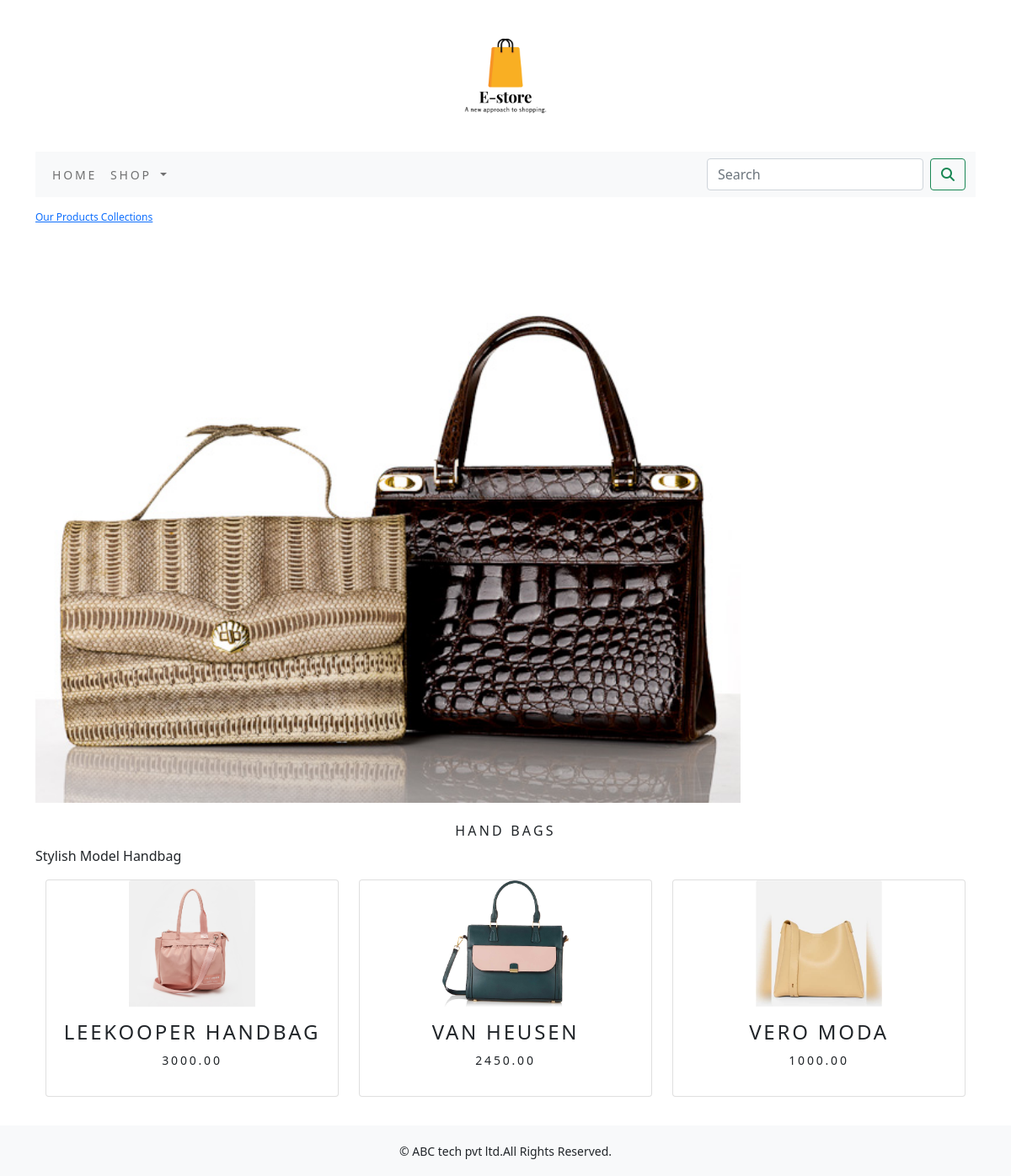
/shop/hand-bags/, run on the app's committed database.
### shop/models.py (models this page shows, shortened)
class Category(models.Model):
    name=models.CharField(max_length=250,unique=True)
    slug=models.SlugField(max_length=250,unique=True)
    description=models.TextField(blank=True)
    img=models.ImageField(upload_to='category',blank=True)
    class Meta:
        ordering=('name',)
        verbose_name='category'
        verbose_name_plural='categories'
    def get_url(self):
        return reverse('shop:product_by_category',args=[self.slug])

class Product(models.Model):
    name = models.CharField(max_length=250, unique=True)
    slug = models.SlugField(max_length=250, unique=True)
    description = models.TextField(blank=True)
    price=models.DecimalField(max_digits=10,decimal_places=2)
    category=models.ForeignKey(Category,on_delete=models.CASCADE)
    image=models.ImageField(upload_to='product',blank=True)
    stock=models.IntegerField()
    available=models.BooleanField(default=True)
    created=models.DateTimeField(auto_now_add=True)
    updated=models.DateTimeField(auto_now=True)
    def get_url(self):
        return reverse('shop:ProdCatdetail',args=[self.category.slug,self.slug])
    class Meta:
        ordering = ('name',)
        verbose_name = 'product'
        verbose_name_plural = 'products'

### shop/views.py (the view)
# urls.py: path('', views.allProdCat,name='allProdCat'),
def allProdCat(request,c_slug=None):
    c_page=None
    products_list=None
    if c_slug!=None:
        c_page=get_object_or_404(Category,slug=c_slug)
        products_list=Product.objects.all().filter(category=c_page,available=True)
    else:
        products_list = Product.objects.all().filter(available=True)
    paginator = Paginator(products_list, 6)
    try:
        page = int(request.GET.get('page', 1))
    except:
        page=1
    try:
        products = paginator.page(page)
    except  (InvalidPage, EmptyPage):
        products = paginator.page(paginator.num_pages)
    return render(request,"category.html",{'category':c_page,'products':products})

### cart/context_processors.py (called while the page is built)
def counter(request):
    item_count=0
    if 'admin' in request.path:
        return {}
    else:
        try:
            cart=Cart.objects.filter(cart_id= _cart_id(request))
            car_items=CartItem.objects.all().filter(cart=cart[:1])
            for cart_item in car_items:
                item_count += cart_item.quantity
        except Cart.DoesNotExixst:
            item_count=0
    return dict(item_count=item_count)

### cart/views.py (called while the page is built)
def _cart_id(request):
    cart=request.session.session_key
    if not cart:
        cart=request.session.create()
    return cart

### shop/context_processors.py (called while the page is built)
def menu_links(request):
    links=Category.objects.all()
    return dict(links=links)

### templates/category.html (shortened to what this page needs)
{% extends 'base.html' %}
{% load static %}
{% block content %}
    {% if category %}
        <div>
            <div class="row my_row_class">
                <div class="mx_auto">
                <p>
                    <a href="{% url 'shop:allProdCat' %}">Our Products Collections</a>
                </p>
            </div>
                </div>
        </div>
    {% endif %}
        <div class="mx_auto">
            {% if category %}
            <img class="my_image" src="{{category.img.url}}" alt="{{category.name}}">
        </div>
        <br>
        <div>
            <h1 class="text-center my_title">{{category.name}}</h1>
            <p class="text-justify">{{category.description}}</p>
        </div>
    {% endif %}
        <div class="container">
            <div class="row mx_auto">
                {% for product in products.object_list %}
                <div class="my_bottom_margin col-9 col-sm-12 col-md-4 col-lg-4">
                    <div class="card text-center" style="min-width:18rem;">
                        <a href="{{product.get_url}}">
                             <img class="card-img-top my_image" src="{{product.image.url}}" alt="{{product.name}}" style="width: 150px; height: 150px;">
                        </a>
                        <div class="card-body">
                            <h4>{{product.name}}</h4>
                            <p>{{product.price}}</p>
                        </div>
                    </div>
                </div>
                {% endfor %}
            </div>
    <br>
            </div>
{% endblock %}

### static/css/custom.css (style rules this page uses)
body { font-family: 'Roboto', sans-serif; }
.my_row_class { padding-top:15px; }
.my_row_class .mx_auto { color:#000; font-size:12px; }
.my_image { width:75%; height:auto; }
.my_title { font-size:16px; text-transform:uppercase; letter-spacing:.2em; }
.my_bottom_margin { margin-bottom:10px; }
.card-body { font-size:14px; text-transform:uppercase; letter-spacing:.2em; }

### data on the page
Category: img (picture), name "HAND BAGS", description "Stylish Model Handbag"
Product: image (picture), name "LEEKOOPER HANDBAG", price "3000.00"
Product: image (picture), name "VAN HEUSEN", price "2450.00"
Product: image (picture), name "VERO MODA", price "1000.00"
